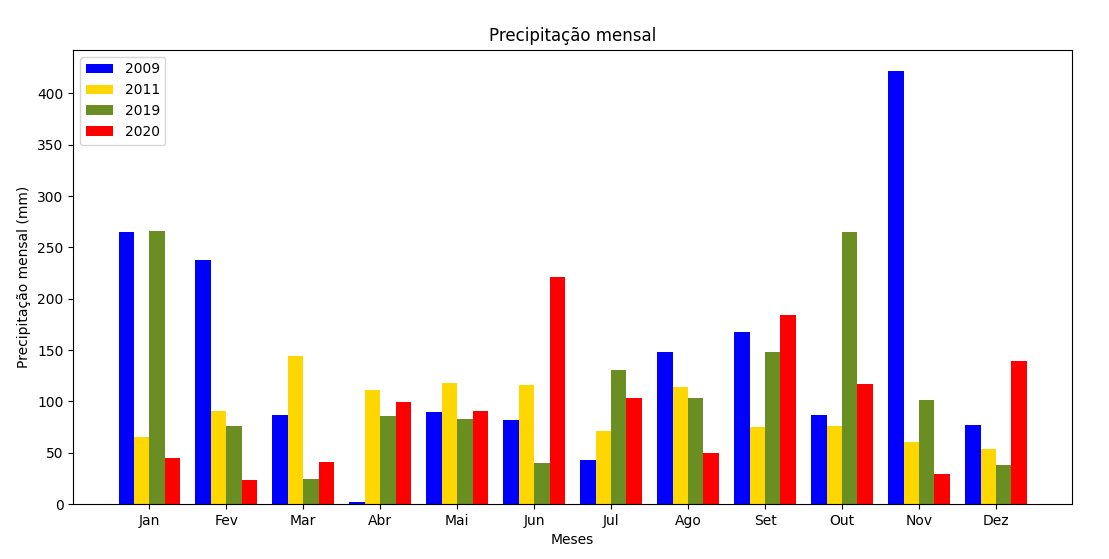

Reproduce this figure in Python.
# Importando bibliotecas
import matplotlib.pyplot as plt
import numpy as np
import pandas as pd

# Abrindo os arquivos com os dados
df = pd.read_csv('precipitacao.csv', delimiter=' ', nrows=13)

# Conversao de uma coluna object para string
df['mes'] = df['mes'].astype('|S')

x1 = df['mes']
#print(x1)

#determinando as colunas dos anos
y1 = df['y2009']
y2 = df['y2011']
y3 = df['y2019']
y4 = df['y2020']


x = np.array([0,1,2,3,4,5,6,7,8,9,10,11])
largura = 0.2

plt.bar(x - largura, y1, width = largura, color='blue', label='2009')
plt.bar(x , y2, width = largura, color='gold',label='2011')
plt.bar(x + largura, y3, width = largura, color='olivedrab',label='2019')
plt.bar(x + 2*largura, y4, width = largura, color='red',label='2020')

plt.title('Precipitação mensal')
plt.ylabel('Precipitação mensal (mm)')
plt.xlabel('Meses')

#plotar legenda
plt.legend(ncol=1,loc='upper left')

#Ajustando os valores no eixo x
plt.xticks([0,1,2,3,4,5,6,7,8,9,10,11],['Jan','Fev','Mar','Abr','Mai','Jun','Jul','Ago','Set','Out','Nov','Dez'])

plt.show()

#####################################################
#
# RODAR O CODIGO: python3 precipitacao.py
#
######################################################
